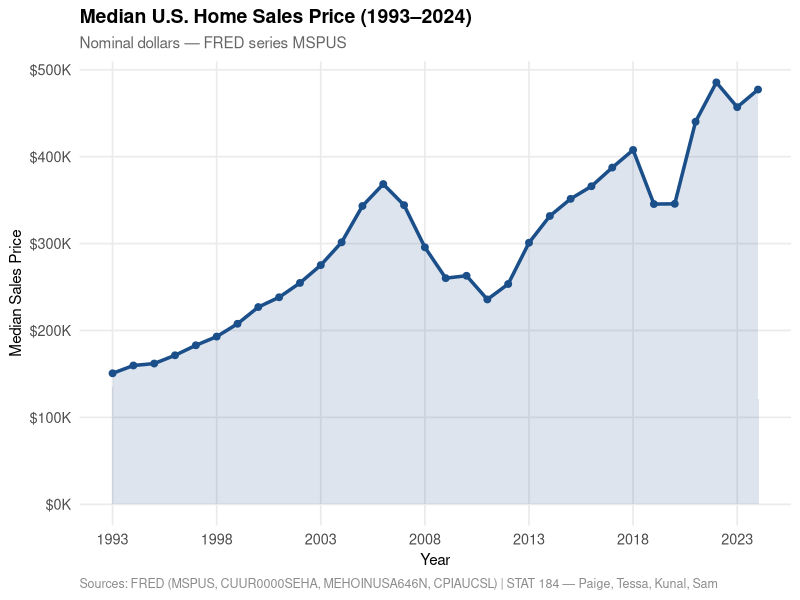
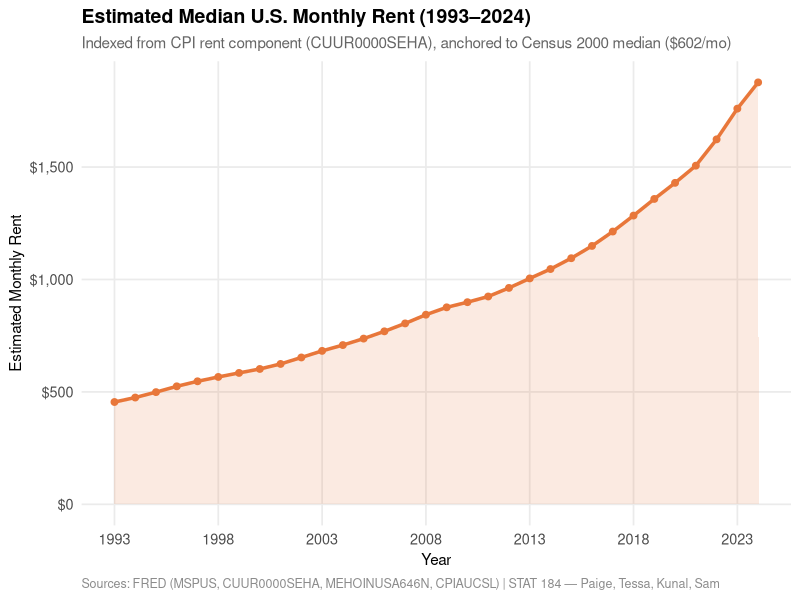
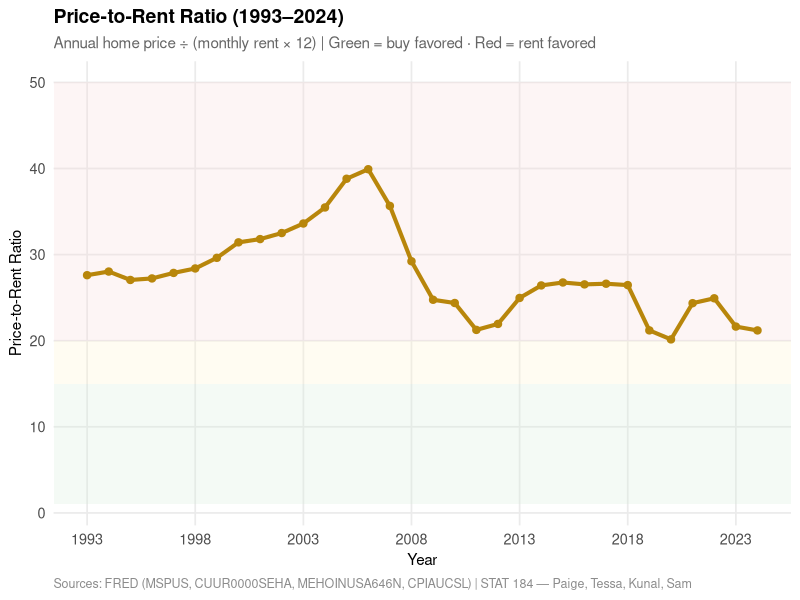

Source code (R) for these figures, in order: (Note: this script raises an error after producing the figures.)
# ==============================================================================
# 02_visualize.R
# Housing Affordability Analysis — STAT 184 Course Project
# Authors: Paige, Tessa, Kunal, Sam
#
# Produces all eight figures described in the project README.
# Run after 01_fetch_data.R (or source it inline below).
# ==============================================================================

library(tidyverse)
library(lubridate)
library(scales)
library(patchwork)

# ── Load data ─────────────────────────────────────────────────────────────────
# If running standalone, source the fetch script first:
# source("01_fetch_data.R")
# Otherwise load the saved CSV:
housing_df <- read_csv("data/housing_metrics_master.csv", show_col_types = FALSE)

# ── Shared theme ──────────────────────────────────────────────────────────────
theme_housing <- function() {
  theme_minimal(base_size = 13) +
    theme(
      plot.title    = element_text(face = "bold", size = 14, margin = margin(b = 6)),
      plot.subtitle = element_text(color = "grey40", size = 11),
      plot.caption  = element_text(color = "grey55", size = 9, hjust = 0),
      panel.grid.minor = element_blank(),
      axis.title    = element_text(size = 11),
      legend.position = "bottom"
    )
}

CAPTION <- "Sources: FRED (MSPUS, CUUR0000SEHA, MEHOINUSA646N, CPIAUCSL) | STAT 184 — Paige, Tessa, Kunal, Sam"

# ── Palette ───────────────────────────────────────────────────────────────────
COL_PRICE   <- "#1B4F8A"
COL_RENT    <- "#E8773A"
COL_INCOME  <- "#2E8B57"
COL_CPI     <- "#8B2E6A"
COL_RATIO   <- "#B8860B"
COL_GROWTH  <- "#3A7DC9"


# ==============================================================================
# FIGURE 1 — Median Home Price (1993–2024)
# ==============================================================================
p1 <- ggplot(housing_df, aes(x = year, y = median_home_price)) +
  geom_area(fill = COL_PRICE, alpha = 0.15) +
  geom_line(color = COL_PRICE, linewidth = 1.2) +
  geom_point(color = COL_PRICE, size = 2) +
  scale_y_continuous(labels = label_dollar(scale = 1e-3, suffix = "K")) +
  scale_x_continuous(breaks = seq(1993, 2024, by = 5)) +
  labs(
    title    = "Median U.S. Home Sales Price (1993–2024)",
    subtitle = "Nominal dollars — FRED series MSPUS",
    x = "Year", y = "Median Sales Price",
    caption  = CAPTION
  ) +
  theme_housing()

ggsave("plots/01_median_home_price.png", p1, width = 9, height = 5, dpi = 150)
message("Saved: plots/01_median_home_price.png")


# ==============================================================================
# FIGURE 2 — Median Rent (estimated from CPI rent component)
# ==============================================================================
p2 <- ggplot(housing_df, aes(x = year, y = median_rent)) +
  geom_area(fill = COL_RENT, alpha = 0.15) +
  geom_line(color = COL_RENT, linewidth = 1.2) +
  geom_point(color = COL_RENT, size = 2) +
  scale_y_continuous(labels = label_dollar()) +
  scale_x_continuous(breaks = seq(1993, 2024, by = 5)) +
  labs(
    title    = "Estimated Median U.S. Monthly Rent (1993–2024)",
    subtitle = "Indexed from CPI rent component (CUUR0000SEHA), anchored to Census 2000 median ($602/mo)",
    x = "Year", y = "Estimated Monthly Rent",
    caption  = CAPTION
  ) +
  theme_housing()

ggsave("plots/02_median_rent.png", p2, width = 9, height = 5, dpi = 150)
message("Saved: plots/02_median_rent.png")


# ==============================================================================
# FIGURE 3 — Price-to-Rent Ratio
# ==============================================================================
# Add reference bands for the conventional "buy vs rent" thresholds
ptr_breaks <- tibble(
  ymin  = c(1,  15, 20),
  ymax  = c(15, 20, 50),
  label = c("Buy favored\n(<15)", "Neutral\n(15–20)", "Rent favored\n(>20)"),
  fill  = c("#d4edda", "#fff3cd", "#f8d7da")
)

p3 <- ggplot() +
  geom_rect(
    data = ptr_breaks,
    aes(xmin = -Inf, xmax = Inf, ymin = ymin, ymax = ymax, fill = fill),
    alpha = 0.25
  ) +
  scale_fill_identity() +
  geom_line(data = housing_df, aes(x = year, y = price_to_rent),
            color = COL_RATIO, linewidth = 1.4) +
  geom_point(data = housing_df, aes(x = year, y = price_to_rent),
             color = COL_RATIO, size = 2.2) +
  scale_x_continuous(breaks = seq(1993, 2024, by = 5)) +
  labs(
    title    = "Price-to-Rent Ratio (1993–2024)",
    subtitle = "Annual home price ÷ (monthly rent × 12) | Green = buy favored · Red = rent favored",
    x = "Year", y = "Price-to-Rent Ratio",
    caption  = CAPTION
  ) +
  theme_housing()

ggsave("plots/03_price_to_rent.png", p3, width = 9, height = 5, dpi = 150)
message("Saved: plots/03_price_to_rent.png")


# ==============================================================================
# FIGURE 4 — Median Household Income: Nominal vs Real (2024 $)
# ==============================================================================
income_long <- housing_df %>%
  select(year, median_hh_income_nominal, median_hh_income_real) %>%
  pivot_longer(
    cols      = c(median_hh_income_nominal, median_hh_income_real),
    names_to  = "type",
    values_to = "income"
  ) %>%
  mutate(type = recode(type,
    median_hh_income_nominal = "Nominal",
    median_hh_income_real    = "Real (2024 $)"
  ))

p4 <- ggplot(income_long, aes(x = year, y = income, color = type, linetype = type)) +
  geom_line(linewidth = 1.2) +
  geom_point(size = 2) +
  scale_color_manual(values = c("Nominal" = COL_INCOME, "Real (2024 $)" = "#145A32")) +
  scale_linetype_manual(values = c("Nominal" = "solid", "Real (2024 $)" = "dashed")) +
  scale_y_continuous(labels = label_dollar(scale = 1e-3, suffix = "K")) +
  scale_x_continuous(breaks = seq(1993, 2024, by = 5)) +
  labs(
    title    = "Median U.S. Household Income: Nominal vs. Real (1993–2024)",
    subtitle = "Real income adjusted to 2024 dollars using CPI-U (CPIAUCSL)",
    x = "Year", y = "Median Household Income",
    color = NULL, linetype = NULL,
    caption  = CAPTION
  ) +
  theme_housing()

ggsave("plots/04_median_income_nominal_real.png", p4, width = 9, height = 5, dpi = 150)
message("Saved: plots/04_median_income_nominal_real.png")


# ==============================================================================
# FIGURE 5 — Nominal & Real Income Growth (YoY %)
# ==============================================================================
growth_long <- housing_df %>%
  select(year, income_growth_nominal, income_growth_real) %>%
  filter(!is.na(income_growth_nominal)) %>%
  pivot_longer(
    cols      = c(income_growth_nominal, income_growth_real),
    names_to  = "type",
    values_to = "growth_pct"
  ) %>%
  mutate(type = recode(type,
    income_growth_nominal = "Nominal",
    income_growth_real    = "Real (2024 $)"
  ))

p5 <- ggplot(growth_long, aes(x = year, y = growth_pct, fill = type)) +
  geom_col(position = "dodge", alpha = 0.85) +
  geom_hline(yintercept = 0, color = "black", linewidth = 0.4) +
  scale_fill_manual(values = c("Nominal" = COL_GROWTH, "Real (2024 $)" = "#A9CCE3")) +
  scale_x_continuous(breaks = seq(1993, 2024, by = 5)) +
  scale_y_continuous(labels = label_percent(scale = 1)) +
  labs(
    title    = "Year-over-Year Income Growth: Nominal vs. Real (1994–2024)",
    subtitle = "Percent change from prior year | Negative real growth = purchasing power loss",
    x = "Year", y = "YoY Growth (%)",
    fill = NULL,
    caption  = CAPTION
  ) +
  theme_housing()

ggsave("plots/05_income_growth_yoy.png", p5, width = 9, height = 5, dpi = 150)
message("Saved: plots/05_income_growth_yoy.png")


# ==============================================================================
# FIGURE 6 — CPI (All Items) and Inflation Rate
# ==============================================================================
p6a <- ggplot(housing_df, aes(x = year, y = cpi)) +
  geom_line(color = COL_CPI, linewidth = 1.2) +
  geom_area(fill = COL_CPI, alpha = 0.12) +
  scale_x_continuous(breaks = seq(1993, 2024, by = 5)) +
  labs(
    title    = "Consumer Price Index — All Urban Consumers (1993–2024)",
    subtitle = "FRED series CPIAUCSL (1982–84 = 100)",
    x = "Year", y = "CPI Index Value"
  ) +
  theme_housing() +
  theme(plot.caption = element_blank())

p6b <- ggplot(housing_df %>% filter(!is.na(cpi_yoy)), aes(x = year, y = cpi_yoy)) +
  geom_col(aes(fill = cpi_yoy > 0), show.legend = FALSE, alpha = 0.85) +
  geom_hline(yintercept = 2, linetype = "dashed", color = "grey40") +
  annotate("text", x = 1994, y = 2.4, label = "Fed 2% target",
           color = "grey40", size = 3.2, hjust = 0) +
  scale_fill_manual(values = c("TRUE" = COL_CPI, "FALSE" = "#C0392B")) +
  scale_x_continuous(breaks = seq(1993, 2024, by = 5)) +
  scale_y_continuous(labels = label_percent(scale = 1)) +
  labs(
    title    = "Annual CPI Inflation Rate (1994–2024)",
    subtitle = "Year-over-year % change in CPI-U",
    x = "Year", y = "Inflation (%)",
    caption  = CAPTION
  ) +
  theme_housing()

p6 <- p6a / p6b

ggsave("plots/06_cpi_and_inflation.png", p6, width = 9, height = 8, dpi = 150)
message("Saved: plots/06_cpi_and_inflation.png")


# ==============================================================================
# FIGURE 7 — Price-to-Income Ratio
# ==============================================================================
p7 <- ggplot(housing_df, aes(x = year, y = price_to_income)) +
  geom_line(color = COL_RATIO, linewidth = 1.4) +
  geom_point(color = COL_RATIO, size = 2.2) +
  geom_hline(yintercept = 3, linetype = "dashed", color = "grey50") +
  geom_hline(yintercept = 5, linetype = "dotted", color = "#C0392B") +
  annotate("text", x = 1994, y = 3.2, label = "Historical norm (~3×)",
           color = "grey40", size = 3.2, hjust = 0) +
  annotate("text", x = 1994, y = 5.2, label = "Affordability crisis threshold (~5×)",
           color = "#C0392B", size = 3.2, hjust = 0) +
  scale_x_continuous(breaks = seq(1993, 2024, by = 5)) +
  scale_y_continuous(labels = label_number(suffix = "×")) +
  labs(
    title    = "Price-to-Income Ratio (1993–2024)",
    subtitle = "Median home sales price ÷ median household income",
    x = "Year", y = "Price-to-Income Ratio",
    caption  = CAPTION
  ) +
  theme_housing()

ggsave("plots/07_price_to_income.png", p7, width = 9, height = 5, dpi = 150)
message("Saved: plots/07_price_to_income.png")


# ==============================================================================
# FIGURE 8 — Combined Dashboard: All key metrics indexed (2000 = 100)
# ==============================================================================
base_year <- 2000

index_df <- housing_df %>%
  filter(year >= base_year) %>%
  mutate(
    idx_home_price = median_home_price / first(median_home_price) * 100,
    idx_rent       = median_rent       / first(median_rent)       * 100,
    idx_income_nom = median_hh_income_nominal / first(median_hh_income_nominal) * 100,
    idx_income_real= median_hh_income_real    / first(median_hh_income_real)    * 100,
    idx_cpi        = cpi / first(cpi) * 100
  ) %>%
  select(year, idx_home_price, idx_rent, idx_income_nom, idx_income_real, idx_cpi) %>%
  pivot_longer(-year, names_to = "metric", values_to = "index") %>%
  mutate(metric = recode(metric,
    idx_home_price  = "Home Price",
    idx_rent        = "Rent",
    idx_income_nom  = "Nominal Income",
    idx_income_real = "Real Income",
    idx_cpi         = "CPI"
  ))

palette_dashboard <- c(
  "Home Price"    = COL_PRICE,
  "Rent"          = COL_RENT,
  "Nominal Income"= COL_INCOME,
  "Real Income"   = "#145A32",
  "CPI"           = COL_CPI
)

p8 <- ggplot(index_df, aes(x = year, y = index, color = metric, linewidth = metric)) +
  geom_line() +
  geom_hline(yintercept = 100, color = "grey70", linetype = "dotted") +
  annotate("text", x = 2001, y = 102, label = "Base = 100 (year 2000)",
           color = "grey55", size = 3, hjust = 0) +
  scale_color_manual(values = palette_dashboard) +
  scale_linewidth_manual(
    values = c("Home Price" = 1.4, "Rent" = 1.2, "Nominal Income" = 1.2,
               "Real Income" = 1.2, "CPI" = 0.9),
    guide = "none"
  ) +
  scale_x_continuous(breaks = seq(2000, 2024, by = 4)) +
  scale_y_continuous(labels = label_number(suffix = "")) +
  labs(
    title    = "Housing Cost vs. Income vs. Inflation: Indexed to Year 2000",
    subtitle = "All series set to 100 in 2000 — shows relative growth since baseline",
    x = "Year", y = "Index (2000 = 100)",
    color = NULL,
    caption  = CAPTION
  ) +
  theme_housing()

ggsave("plots/08_all_metrics_indexed.png", p8, width = 10, height = 6, dpi = 150)
message("Saved: plots/08_all_metrics_indexed.png")

message("\nAll 8 figures saved to plots/")
